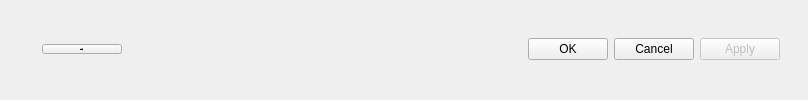
    <widget class="QWidget" name="wBottom" native="true">
     <property name="minimumSize">
      <size>
       <width>0</width>
       <height>56</height>
      </size>
     </property>
     <property name="styleSheet">
      <string notr="true"/>
     </property>
     <layout class="QHBoxLayout" name="horizontalLayout_18">
      <property name="leftMargin">
       <number>29</number>
      </property>
      <property name="topMargin">
       <number>11</number>
      </property>
      <property name="rightMargin">
       <number>28</number>
      </property>
      <property name="bottomMargin">
       <number>13</number>
      </property>
      <item>
       <widget class="QLabel" name="lHelp">
        <property name="text">
         <string/>
        </property>
        <property name="pixmap">
         <pixmap>://images/help_ico.png</pixmap>
        </property>
       </widget>
      </item>
      <item>
       <widget class="QPushButton" name="bHelp">
        <property name="font">
         <font>
          <pointsize>-1</pointsize>
          <underline>true</underline>
         </font>
        </property>
        <property name="text">
         <string>Help</string>
        </property>
        <property name="default">
         <bool>false</bool>
        </property>
       </widget>
      </item>
      <item>
       <spacer name="horizontalSpacer">
        <property name="orientation">
         <enum>Qt::Horizontal</enum>
        </property>
        <property name="sizeHint" stdset="0">
         <size>
          <width>400</width>
          <height>20</height>
         </size>
        </property>
       </spacer>
      </item>
      <item>
       <widget class="QPushButton" name="bOk">
        <property name="styleSheet">
         <string notr="true"/>
        </property>
        <property name="text">
         <string>OK</string>
        </property>
        <property name="autoDefault">
         <bool>false</bool>
        </property>
       </widget>
      </item>
      <item>
       <widget class="QPushButton" name="bCancel">
        <property name="sizePolicy">
         <sizepolicy hsizetype="Preferred" vsizetype="Fixed">
          <horstretch>0</horstretch>
          <verstretch>0</verstretch>
         </sizepolicy>
        </property>
        <property name="text">
         <string>Cancel</string>
        </property>
        <property name="autoDefault">
         <bool>false</bool>
        </property>
       </widget>
      </item>
      <item>
       <widget class="QPushButton" name="bApply">
        <property name="enabled">
         <bool>false</bool>
        </property>
        <property name="minimumSize">
         <size>
          <width>0</width>
          <height>0</height>
         </size>
        </property>
        <property name="maximumSize">
         <size>
          <width>16777215</width>
          <height>16777215</height>
         </size>
        </property>
        <property name="text">
         <string>Apply</string>
        </property>
        <property name="autoDefault">
         <bool>false</bool>
        </property>
       </widget>
      </item>
     </layout>
    </widget>
